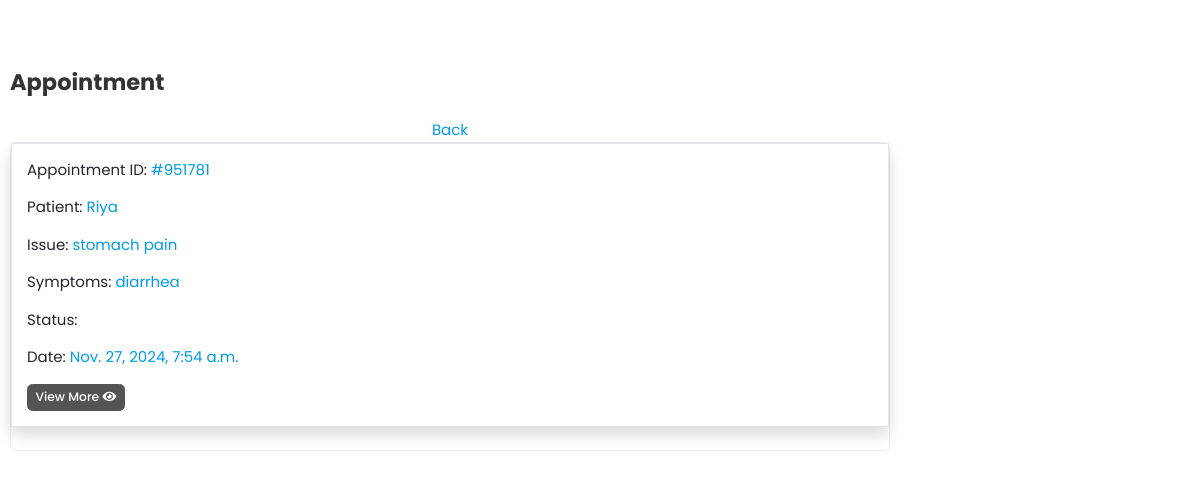
The page /app/DocAppointments/ (signed in) on the database as committed earlier.
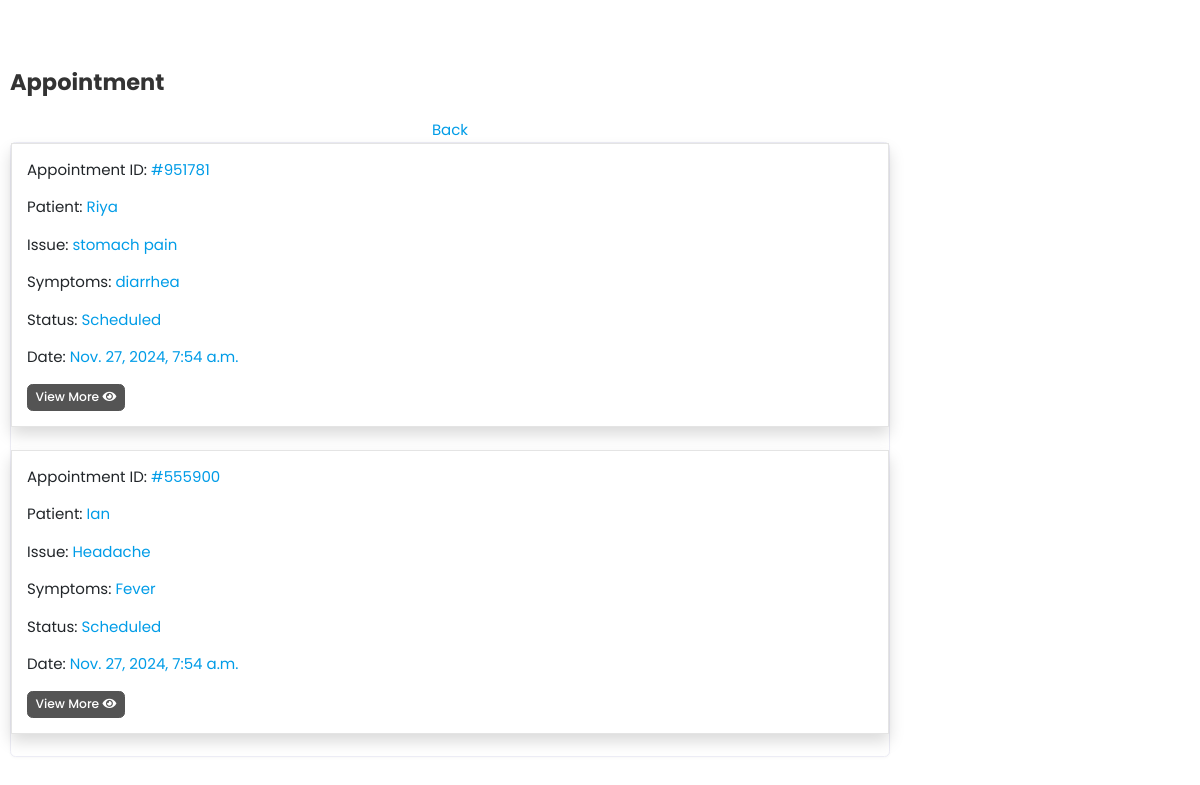
The same page on the database as committed later.
### doctor/models.py (models this page shows, shortened)
class Appointment(models.Model):
    STATUS = [
        ('Scheduled', 'Scheduled'),
        ('Completed', 'Completed'),
        ('Pending', 'Pending'),
        ('Cancelled', 'Cancelled')
    ]
    doctor = models.ForeignKey(DoctorInfo, on_delete=models.SET_NULL, null=True, blank=True, related_name="doctor_data")
    patient = models.ForeignKey(PatientDetails, on_delete=models.SET_NULL, null=True, blank=True, related_name="patient_data")
    appointment_date = models.DateTimeField(null=True, blank=True)
    issues = models.TextField(blank=True, null=True)
    symptoms = models.TextField(blank=True, null=True)
    appointment_id = ShortUUIDField(length=6, max_length=10, alphabet="1234567890")
    status = models.CharField(max_length=120, choices=STATUS)

class PatientDetails(models.Model):
    patient_number = models.IntegerField(null=True)
    patient_name = models.CharField(max_length=50, null=True)
    slug = models.SlugField(blank=True)
    gender = models.CharField(
         max_length=20,
         choices=(("Male", "Male"), ("Female", "Female"), ("Other", "Other")),
         null=True
     )
    blood_group = models.CharField(
        max_length=20, blank=True, null=True,
        choices=(
            ("O-", "O-"),
            ("O+", "O+"),
            ("A-", "A-"),
            ("A+", "A+"),
            ("B-", "B-"),
            ("B+", "B+"),
            ("AB-", "AB-"),
            ("AB+", "AB+"),
        ),
    )
    address = models.CharField(max_length=250, blank=True, null=True)
    state = models.CharField(max_length=200, blank=True, null=True)
    country = models.CharField(max_length=200, blank=True, null=True)
    pin_code = models.BigIntegerField(blank=True, null=True)
    email = models.EmailField(default="", max_length=50, null=True)
    date_of_birth = models.DateField(null=True)
    phone_number = models.CharField(default="", max_length=20, null=True)
    patient_image = models.BinaryField(blank=True, null=True)
    created = models.DateTimeField(auto_now_add=True)
    updated = models.DateTimeField(auto_now=True)

### doctor/views.py (the view)
# urls.py: path("DocAppointments/", views.doctor_appointments, name="doctor_appointments"),
@login_required
def doctor_appointments(request):
    doctor = DoctorInfo.objects.get(doctor_name=request.user)
    appointments = Appointment.objects.filter(doctor=doctor)
    context = {
        "appointments": appointments,
    }
    return render(request, "doctor/appointments.html", context)

### templates/doctor/appointments.html (shortened to what this page needs)
{% extends 'pharmaceuticals/base.html' %}
{% load static %}
{% load widget_tweaks %}
{% block content %}
<section class="pt-5 pb-5">
    <div class="container">
        <div class="row mt-0 mt-md-4">
            <div class="col-lg-9 col-md-8 col-12">
                <h4 class="mb-0 mb-4 fw-bold">Appointment</h4>
                <div class="text-center dont-have"><a href="{% url 'Pindex' %}">Back</a></div>
                <div class="card mb-4">
                    {% for a in appointments %}
                    <div class="shadow border p-3 mb-4 rounded-4">
                        <a href="{% url 'appointment_detail' a.appointment_id %}">
                            <p><span class="fw-semibold text-dark">Appointment ID:</span> #{{a.appointment_id}}</p>
                            <p><span class="fw-semibold text-dark">Patient:</span> {{a.patient.patient_name}}</p>
                            <p><span class="fw-semibold text-dark">Issue:</span> {{a.issues}}</p>
                            <p><span class="fw-semibold text-dark">Symptoms:</span> {{a.symptoms}}</p>
                            <p><span class="fw-semibold text-dark">Status:</span> {{a.status}}</p>
                            <p><span class="fw-semibold text-dark">Date:</span> {{a.appointment_date}}</p>
                            <button class="btn btn-secondary btn-sm">View More <i class="fas fa-eye ms-2"></i></button>
                        </a>
                    </div>
                    {% endfor %}
                </div>
            </div>
        </div>
    </div>
</section>
{% endblock content %}

Rows that differ between the two databases and show on the page:
changed Appointment "stomach pain": status (not shown) → "Scheduled"
added Appointment: appointment_id "555900", patient.patient_name "Ian", issues "Headache", symptoms "Fever", status "Scheduled", appointment_date "Nov. 27, 2024, 7:54 a.m."
